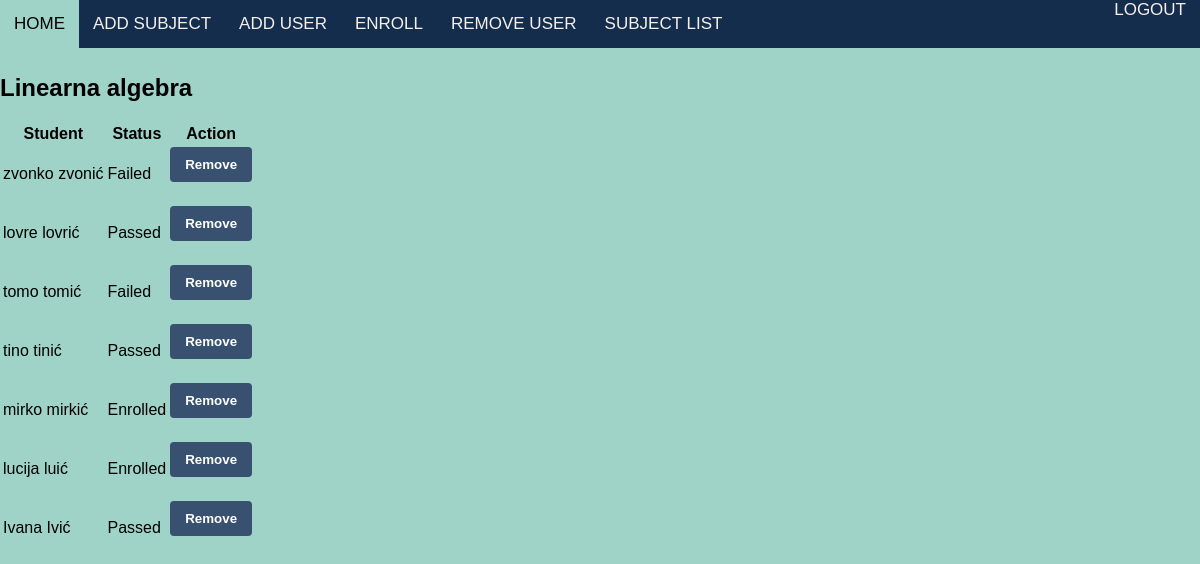
The app's page /subjects/1/popis_studenata/ (signed in), older data.
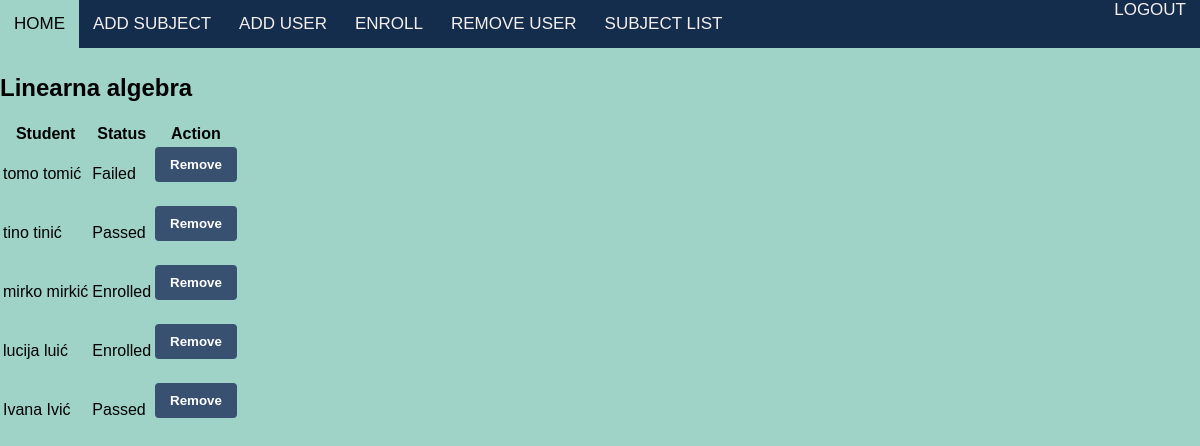
The same page, newer data.
### EnrollmentApp/models.py (models this page shows, shortened)
class Predmeti(models.Model):
    IZBORNI = (('da', 'da'), ('ne', 'ne'))
    name = models.CharField(max_length=50)
    kod = models.CharField(max_length=10)
    program = models.TextField(max_length=50,null=False)
    ects = models.IntegerField(null=False)
    sem_red = models.IntegerField(null=False)
    sem_izv = models.IntegerField(null=False)
    izborni = models.CharField(max_length=10, choices=IZBORNI)
    nositelj = models.ForeignKey(Korisnici, on_delete=models.SET_NULL, null=True, default=None)

class StudentEnrollment(models.Model):
    class StatusChoices(Enum):
        ENROLLED = 'Enrolled'
        PASSED = 'Passed'
        FAILED = 'Failed'
    student = models.ForeignKey(Korisnici, on_delete=models.CASCADE)
    subject = models.ForeignKey(Predmeti, on_delete=models.CASCADE)
    status = models.CharField(max_length=20, choices=[(status.value, status.name) for status in StatusChoices])

class Korisnici(AbstractUser):
    class RoleChoices(Enum):
        ADMINISTRATOR = 'administrator'
        PROFESOR = 'profesor'
        STUDENT = 'student'
    class StatusChoices(Enum):
        NONE = 'none'
        REDOVAN = 'redovan'
        IZVANREDAN = 'izvanredan'
    role = models.CharField(max_length=20, choices=[(role.value, role.name) for role in RoleChoices])
    status = models.CharField(max_length=20, choices=[(status.value, status.name) for status in StatusChoices])
    user_permissions = models.ManyToManyField(
        Permission,
        verbose_name='user permissions',
        blank=True,
        related_name='korisnici_set'
    )
    groups = models.ManyToManyField(
        'auth.Group',
        verbose_name='groups',
        blank=True,
        related_name='korisnici_set'
    )

### EnrollmentApp/views.py (the view)
# urls.py: path('subjects/<int:predmet_id>/popis_studenata/', views.popis_studenata, name='popis_studenata'),
@login_required
@user_passes_test(check_admin)
def popis_studenata(request, predmet_id):
    predmet = get_object_or_404(Predmeti, id=predmet_id)
    enrollments = StudentEnrollment.objects.filter(subject=predmet)
    return render(request, 'popis_studenata.html', {'predmet': predmet, 'enrollments': enrollments})

### EnrollmentApp/views.py (called while the page is built)
def check_admin(user):
    return user.role == 'administrator'

### EnrollmentApp/templates/popis_studenata.html (shortened to what this page needs)
{% load static %}
<!DOCTYPE html>
<html>
  <head>
    <link rel="stylesheet" type="text/css" href="{% static 'css/style.css' %}" />
  </head>
  <body>
    <nav>
      <div class="nav-left">
        <a href="{% url 'success' %}">HOME</a>
        <a href="{% url 'add_subject' %}">ADD SUBJECT</a>
        <a href="{% url 'add_user' %}">ADD USER</a>
        <a href="{% url 'create_enrollment' %}">ENROLL</a>
        <a href="{% url 'user_list' %}">REMOVE USER</a>
        <a href="javascript:history.back()">SUBJECT LIST</a>
      </div>
      <div class="nav-right">
        <a href="{% url 'logout' %}" class="logout">LOGOUT</a>
      </div>
    </nav>
    <br />
    <br />
    <br />
    <h2>{{ predmet.name }}</h2>
    <table>
      <thead>
        <tr>
          <th>Student</th>
          <th>Status</th>
          <th>Action</th>
        </tr>
      </thead>
      <tbody>
        {% for enrollment in enrollments %}
        <tr>
          <td>
            {{ enrollment.student.first_name }} {{ enrollment.student.last_name }}
          </td>
          <td>{{ enrollment.status }}</td>
          <td>
            <form method="POST" action="{% url 'remove_subjects_students' predmet.id %}">
              <input type="submit" value="Remove">
            </form>
          </td>
        </tr>
        {% empty %}
        <tr>
          <td colspan="3">Nema upisanih studenata za ovaj predmet.</td>
        </tr>
        {% endfor %}
      </tbody>
    </table>
  </body>
</html>

### static/css/style.css (style rules this page uses)
body { font-family: Arial, sans-serif; background-color: #9fd3c7; margin: 0px; padding: 0px; }
form { margin-bottom: 20px; }
input[type="submit"] { background-color: #385170; color: white; padding: 10px 15px; border: none; border-radius: 4px; cursor: pointer; font-weight: bold; }
nav { position: fixed; overflow: hidden; top: 0; width: 100%; display: flex; flex-wrap: wrap; background-color: #142d4c; color: rgb(245, 239, 238); z-index: 100; }
.nav-left { display: flex; }
.nav-right { margin-left: auto; }
nav a { text-align: center; padding: 14px; text-decoration: none; font-size: 17px; overflow: hidden; color: rgb(245, 239, 238); }

Row changes from the older to the newer data that the page shows:
removed StudentEnrollment: student.first_name "zvonko", student.last_name "zvonić", status "Failed"
removed StudentEnrollment: student.first_name "lovre", student.last_name "lovrić", status "Passed"
